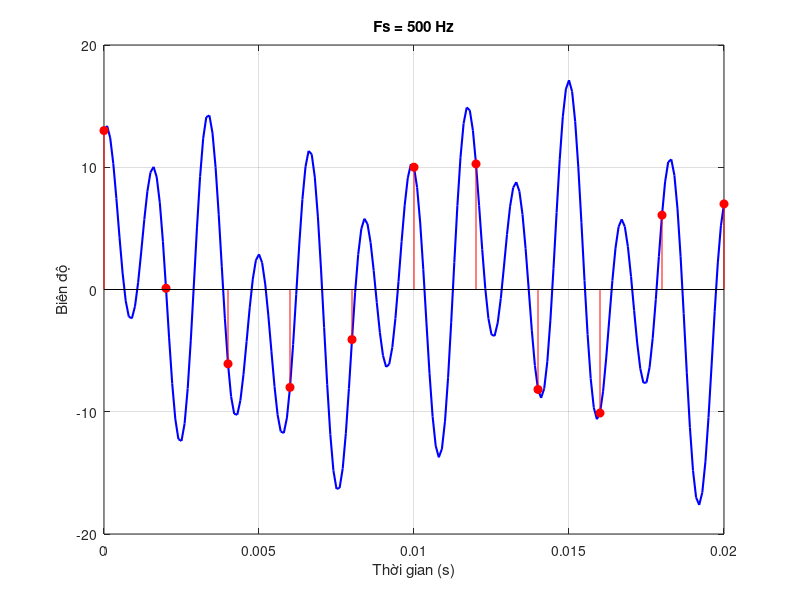

Here is the MATLAB script that generated this plot:
f1 = 150;
f2 = 700;
f3 = 1200
t = 0:0.0001:0.02;
x = 3*cos(f1*pi*t) + 5*sin(f2*pi*t) +10*cos(f3*pi*t);
%a
fN = 2*max([f1,f2,f3]);
fprintf ('fN = %.2f\n', fN);

%b
Fs = 500;
t_s = 0:1/Fs:0.02;
x_s = 3*cos(f1*pi*t_s) + 5*sin(f2*pi*t_s) +10*cos(f3*pi*t_s);

figure;
plot(t, x, 'b', 'LineWidth', 1.5); hold on;
stem(t_s, x_s, 'r','filled');
title('Fs = 500 Hz');
xlabel('Thời gian (s)');
ylabel('Biên độ');
grid on;